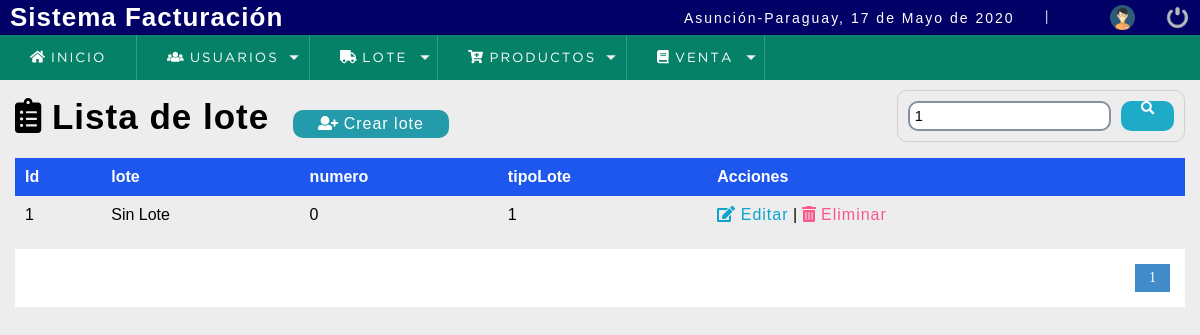
/sistema/buscar_lote.php?busqueda=1 (signed in), run on the app's committed database.
### tables this page shows
CREATE TABLE `lote` (
  `lote_id` int(11) NOT NULL,
  `lote_descripcion` varchar(45) NOT NULL,
  `lote_numero` varchar(45) NOT NULL,
  `tipoLote_id` int(11) NOT NULL
);

### sistema/buscar_lote.php (the view, shortened to what this page needs)
<?php
include "../conexion.php";
 ?>
<!DOCTYPE html>
<html lang="en">
<head>
<?php include "includes/scripts.php";?>
</head>
<body>
<?php include "includes/header.php"; ?>
	<section id="container">
    <?php
      $busqueda = mb_strtolower($_REQUEST['busqueda']);
     ?>
		<h1><i class="fas fa-clipboard-list"></i> Lista de lote</h1>
		<a href="registro_lote.php" class="btn_new"><i class="fas fa-user-plus"></i> Crear lote</a>
		<form action="buscar_lote.php" method="get" class="form_search">
			<input type="text" name="busqueda" id="busqueda" placeholder="Buscar" value="<?php echo $busqueda; ?>">
				<button type="submit" class="btn_search"><i class="fas fa-search"></i></button>
		</form>
		<table>
			<tr>
				<th>Id</th>
				<th>lote</th>
				<th>numero</th>
				<th>tipoLote</th>
				<th>Acciones</th>
      </tr>
			<?php
				$sql_register = mysqli_query($conection,"SELECT count(*) as total_registro
																								 from lote m, tipoLote ma
																								 WHERE
																								 (lote_id LIKE '%$busqueda%' OR
																									lote_descripcion LIKE '%$busqueda%' OR
																									lote_numero LIKE '%$busqueda%' OR
																							  	lote_descripcion LIKE '%$busqueda%') AND
																									m.tipoLote_id = ma.tipoLote_id");
				$result_register = mysqli_fetch_array($sql_register);
				$total_registro = $result_register['total_registro'];
				$por_pagina = 5;
				if (empty($_GET['pagina']))
				{
						$pagina = 1;
				}else {
					$pagina = $_GET['pagina'];
				}
				$desde = ($pagina-1) * $pagina;
				$total_paginas = ceil($total_registro / $por_pagina);
					$query = mysqli_query($conection, "SELECT * FROM lote m
																										INNER JOIN tipoLote ma ON m.tipoLote_id = ma.tipoLote_id
																										WHERE
  																								 (lote_id LIKE '%$busqueda%' OR
																										lote_descripcion LIKE '%$busqueda%' OR
																										lote_descripcion LIKE '%$busqueda%' OR
																								  	lote_descripcion LIKE '%$busqueda%')
																						 				LIMIT $desde,$por_pagina");
					$result = mysqli_num_rows($query);
					if ($result >0 )
					{
						while ($data = mysqli_fetch_array($query))
						{
      ?>
			<tr>
				<td><?php echo $data[0]; ?></td>
				<td><?php echo $data[1]; ?></td>
				<td><?php echo $data[2]; ?></td>
				<td><?php echo $data[3]; ?></td>
				<td>
					<a class="link_edit" href="editar_lote.php?id=<?php echo $data[0]; ?>"><i class="fas fa-edit"></i> Editar</a>
					|
					<a class="link_delete" href="eliminar_confirmar_lote.php?id=<?php echo $data[0]; ?>"><i class="fas fa-trash-alt"></i> Eliminar</a>
				</td>
			</tr>
     <?php
		      }
	       }
     ?>
		</table>
		<?php
			if ($total_registro !=0) {
		 ?>
		<div class="paginador">
			<ul>
				<?php
					for ($i=1; $i <= $total_paginas; $i++)
					{
						if ($i == $pagina)
						{
							echo '<li class="pageSelected"> '.$i.' </li>';
						}else
						{
								echo '<li> <a href="?pagina='.$i.'&busqueda='.$busqueda.'">'.$i. '</a> </li>';
						}
					}
				 ?>
			</ul>
		</div>
		<?php
			}
		 ?>
	</section>
</body>
</html>

### sistema/css/style.css (style rules this page uses)
* { margin: 0; padding: 0; box-sizing: border-box; }
body { background: #ededed; }
h1, h2, h3, h4, h5, h6 { font-family: 'arial'; font-weight: bold; letter-spacing: 1px; }
h1 { font-size: 26px; }
a { text-decoration: none; font-family: arial; letter-spacing: 1px; }
#container { padding: 90px 15px 15px; }
form { background: #3D789B; margin: auto; padding: 20px 50px; border: 1px solid #d1d1d1; border-radius: 10px; }
input,select,textarea,select, option { display: block; width: 100%; font-size: 11pt; padding: 5px; border: 2px solid #85929e; border-radius: 10px; }
#container h1 { font-size: 35px; display: inline-block; }
.btn_new { display: inline-block; background: #239baa; color: #fff; padding: 5px 25px; border-radius: 10px; margin: 20px; }
table { border-collapse: collapse; font-size: 12pt; font-family: 'arial'; width: 100%; }
table th { text-align: left; padding: 10px; background: #1E57EE; color: #fff; }
table tr:nth-child(odd) { background: #fff; }
table td { padding: 10px; }
.link_edit { color: #0ca4ce; }
.link_delete { color: #f26b; }
.paginador ul { padding: 15px; list-style: none; background: #fff; margin-top: 15px; display: -webkit-flex; display: -moz-flex; display: -ms-flex; display: -o-flex; display: flex; justify-content: flex-end; }
.paginador a, .pageSelected { color: #428bca; border: 1px solid #ddd; padding: 5px; display: inline-block; font-size: 14px; text-align: center; width: 35px; }
.pageSelected { color: #fff; background: #428bca; border: 1px solid #428bca; }
.form_search { display: -webkit-flex; display: -moz-flex; display: -ms-flex; display: -o-flex; display: flex; float: right; background: initial; padding: 10px; border-radius: 10px; }
.form_search .btn_search { background: #1faac8; color: #fff; padding: 0 20px; border: 1px; cursor: pointer; margin-left: 10px; display: -webkit-flex; display: -moz-flex; display: -ms-flex; display: -o-flex; display: flex; border-radius: 10px; }

### data on the page
lote: lote_id "1", lote_descripcion "Sin Lote", lote_numero "0", tipoLote "1"

### other printed values
fechaC() "17 de Mayo de 2020"
